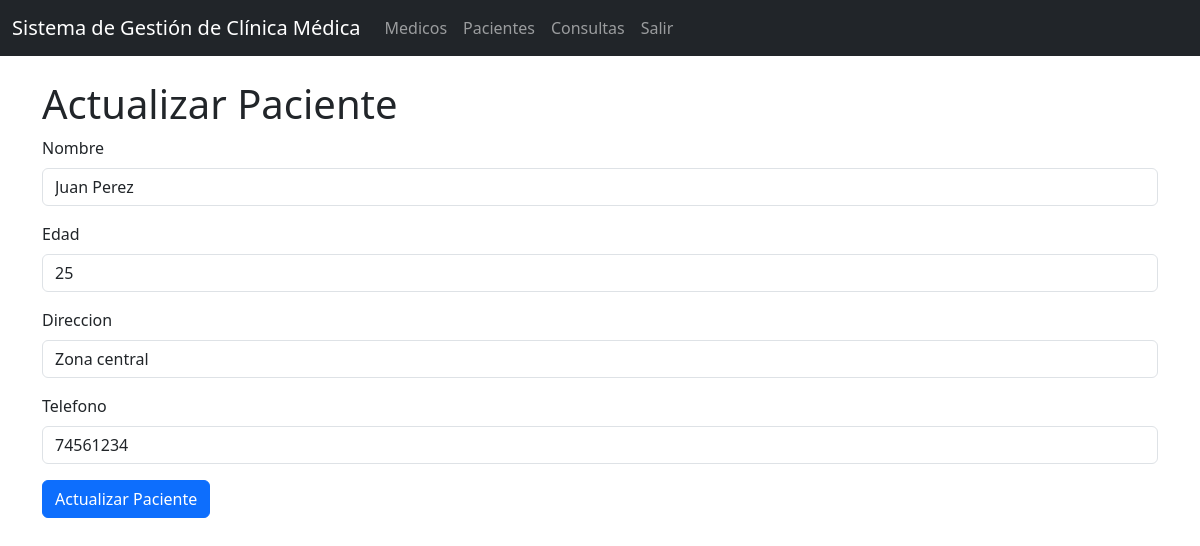
The page /pacientes/edit/1 on the database its author committed.
### models/Paciente.py (models this page shows, shortened)
class Paciente(db.Model):
    __tablename__ = 'pacientes'
    id_paciente = db.Column(db.Integer, primary_key = True)
    nombre = db.Column(db.String(255), nullable = False)
    edad = db.Column(db.Integer, nullable = False)
    direccion = db.Column(db.String(20), nullable = False)
    telefono = db.Column(db.String(200), nullable = False)
    consultas = db.relationship('Consulta', back_populates='paciente', cascade = 'all, delete')
    def get_by_id(id_paciente):
        return Paciente.query.get(id_paciente)
    def delete(self):
        db.session.delete(self)
        db.session.commit()

### controllers/PacienteController.py (the view, shortened to what this page needs)
@paciente_bp.route("/edit/<int:id_paciente>", methods=['GET','POST'])
def edit(id_paciente):
    paciente = Paciente.get_by_id(id_paciente)
    return PacienteView.edit(paciente)

### run.py (called while the page is built)
@app.context_processor
def inject_active_path():
    def is_active(path):
        return 'active' if request.path == path else ''
    return (dict(is_active=is_active))

### views/PacienteView.py (called while the page is built)
def edit(paciente):
    return render_template('pacientes/edit.html', paciente=paciente)

### templates/pacientes/edit.html (shortened to what this page needs)
{% extends 'base.html' %}
{% block content %}
<br>
<h1>Actualizar Paciente</h1>
<form action="{{ url_for('paciente.edit', id_paciente=paciente.id_paciente) }}" method="POST">
  <div class="mb-3">
    <label for="" class="form-label">Nombre</label>
    <input type="text" class="form-control" name="nombre" value="{{paciente.nombre}}" required />
  </div>
  <div class="mb-3">
    <label for="" class="form-label">Edad</label>
    <input type="number" class="form-control" name="edad" value="{{paciente.edad}}" required />
  </div>
  <div class="mb-3">
    <label for="" class="form-label">Direccion</label>
    <input type="text" class="form-control" name="direccion" value="{{paciente.direccion}}" required />
  </div>
  <div class="mb-3">
    <label for="" class="form-label">Telefono</label>
    <input type="text" class="form-control" name="telefono" value="{{paciente.telefono}}" required />
  </div>
  <button type="submit" class="btn btn-primary">Actualizar Paciente</button>
</form>
{% endblock %}

### rows shown on the page
Paciente: nombre "Juan Perez", edad "25", direccion "Zona central", telefono "74561234"
